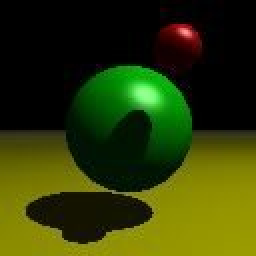
#> input picture src/exp/sample_img.png, 128 x 128 px (shown 2 times larger)
$ python grayscale.py
#> lines starting #> are read from the running program, lines starting #| are printed output that depends on the picture
import cv2
import matplotlib.pyplot as plt

img = cv2.imread("sample_img.png")  # 0 = grayscale
#> img is the input picture: shape (128, 128, 3); mean B, G, R 5.2, 57.8, 46.8
'''
plt.imshow(img, cmap="gray")
plt.title("Grayscale Image")
plt.axis("off")
plt.show()'''

print("Image shape:", img.shape)
#| Image shape: (128, 128, 3)
print("Pixel value at (50,50):", img[50,50])
#| Pixel value at (50,50): [ 2 92  2]

# Blur (low-pass filter in spatial domain)
blur = cv2.GaussianBlur(img, (5,5), 0)
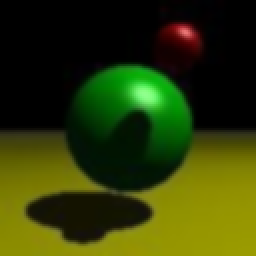
#> blur: shape (128, 128, 3) (shown 2 times larger); mean B, G, R 5.1, 57.8, 46.7

# Sharpen (using kernel)
import numpy as np
kernel = np.array([[0,0,0],
                   [0,0,0],
                   [0,0,0]])
sharpen = cv2.filter2D(img, -1, kernel)
#> sharpen: shape (128, 128, 3); every value is 0

plt.subplot(131), plt.imshow(img, cmap="gray"), plt.title("Original")
plt.subplot(132), plt.imshow(blur, cmap="gray"), plt.title("Blur")
plt.subplot(133), plt.imshow(sharpen, cmap="gray"), plt.title("Sharpen")
plt.show()
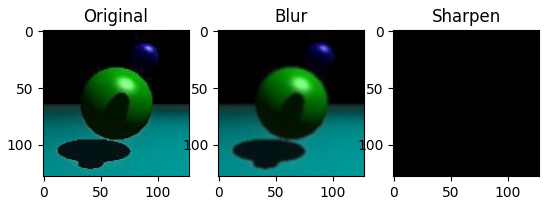
#> figure drawn by matplotlib, 3 panels; B, G, R data is drawn as R, G, B
